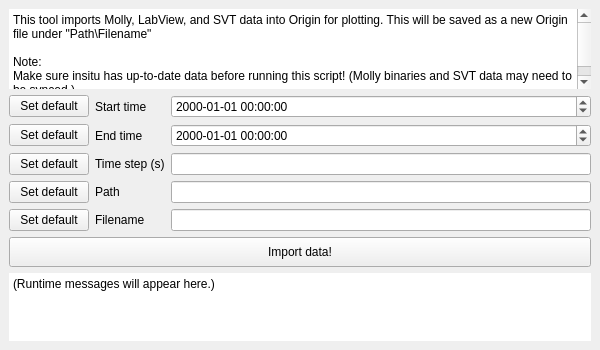
<?xml version="1.0" encoding="UTF-8"?>
<ui version="4.0">
 <class>MainWindow</class>
 <widget class="QMainWindow" name="MainWindow">
  <property name="geometry">
   <rect>
    <x>0</x>
    <y>0</y>
    <width>600</width>
    <height>350</height>
   </rect>
  </property>
  <property name="windowTitle">
   <string>Origin data import wizard</string>
  </property>
  <widget class="QWidget" name="centralwidget">
   <layout class="QVBoxLayout" name="verticalLayout">
    <item>
     <widget class="QPlainTextEdit" name="intro_message">
      <property name="sizePolicy">
       <sizepolicy hsizetype="Preferred" vsizetype="Preferred">
        <horstretch>0</horstretch>
        <verstretch>0</verstretch>
       </sizepolicy>
      </property>
      <property name="minimumSize">
       <size>
        <width>0</width>
        <height>80</height>
       </size>
      </property>
      <property name="maximumSize">
       <size>
        <width>16777215</width>
        <height>150</height>
       </size>
      </property>
      <property name="frameShape">
       <enum>QFrame::NoFrame</enum>
      </property>
      <property name="frameShadow">
       <enum>QFrame::Plain</enum>
      </property>
      <property name="readOnly">
       <bool>true</bool>
      </property>
      <property name="plainText">
       <string>This tool imports Molly, LabView, and SVT data into Origin for plotting. This will be saved as a new Origin file under &quot;Path\Filename&quot;

Note:
Make sure insitu has up-to-date data before running this script! (Molly binaries and SVT data may need to be synced.)</string>
      </property>
      <property name="backgroundVisible">
       <bool>false</bool>
      </property>
     </widget>
    </item>
    <item>
     <layout class="QGridLayout" name="gridLayout">
      <item row="1" column="0">
       <widget class="QPushButton" name="end_button">
        <property name="text">
         <string>Set default</string>
        </property>
       </widget>
      </item>
      <item row="2" column="0">
       <widget class="QPushButton" name="t_step_button">
        <property name="text">
         <string>Set default</string>
        </property>
       </widget>
      </item>
      <item row="0" column="0">
       <widget class="QPushButton" name="start_button">
        <property name="text">
         <string>Set default</string>
        </property>
       </widget>
      </item>
      <item row="1" column="2">
       <widget class="QDateTimeEdit" name="end">
        <property name="dateTime">
         <datetime>
          <hour>0</hour>
          <minute>0</minute>
          <second>0</second>
          <year>2000</year>
          <month>1</month>
          <day>1</day>
         </datetime>
        </property>
        <property name="displayFormat">
         <string>yyyy-MM-dd HH:mm:ss</string>
        </property>
       </widget>
      </item>
      <item row="0" column="2">
       <widget class="QDateTimeEdit" name="start">
        <property name="dateTime">
         <datetime>
          <hour>0</hour>
          <minute>0</minute>
          <second>0</second>
          <year>2000</year>
          <month>1</month>
          <day>1</day>
         </datetime>
        </property>
        <property name="displayFormat">
         <string>yyyy-MM-dd HH:mm:ss</string>
        </property>
       </widget>
      </item>
      <item row="3" column="0">
       <widget class="QPushButton" name="path_button">
        <property name="text">
         <string>Set default</string>
        </property>
       </widget>
      </item>
      <item row="3" column="2">
       <widget class="QLineEdit" name="path"/>
      </item>
      <item row="0" column="1">
       <widget class="QLabel" name="start_label">
        <property name="text">
         <string>Start time</string>
        </property>
       </widget>
      </item>
      <item row="1" column="1">
       <widget class="QLabel" name="end_label">
        <property name="text">
         <string>End time</string>
        </property>
       </widget>
      </item>
      <item row="4" column="0">
       <widget class="QPushButton" name="file_button">
        <property name="text">
         <string>Set default</string>
        </property>
       </widget>
      </item>
      <item row="2" column="1">
       <widget class="QLabel" name="t_step_label">
        <property name="text">
         <string>Time step (s)</string>
        </property>
       </widget>
      </item>
      <item row="3" column="1">
       <widget class="QLabel" name="path_label">
        <property name="text">
         <string>Path</string>
        </property>
       </widget>
      </item>
      <item row="4" column="1">
       <widget class="QLabel" name="file_label">
        <property name="text">
         <string>Filename</string>
        </property>
       </widget>
      </item>
      <item row="4" column="2">
       <widget class="QLineEdit" name="file"/>
      </item>
      <item row="2" column="2">
       <widget class="QLineEdit" name="t_step">
        <property name="text">
         <string/>
        </property>
       </widget>
      </item>
     </layout>
    </item>
    <item>
     <widget class="QPushButton" name="import_button">
      <property name="enabled">
       <bool>true</bool>
      </property>
      <property name="sizePolicy">
       <sizepolicy hsizetype="Expanding" vsizetype="Fixed">
        <horstretch>0</horstretch>
        <verstretch>0</verstretch>
       </sizepolicy>
      </property>
      <property name="minimumSize">
       <size>
        <width>0</width>
        <height>30</height>
       </size>
      </property>
      <property name="maximumSize">
       <size>
        <width>16777215</width>
        <height>30</height>
       </size>
      </property>
      <property name="text">
       <string>Import data!</string>
      </property>
      <property name="flat">
       <bool>false</bool>
      </property>
     </widget>
    </item>
    <item>
     <widget class="QPlainTextEdit" name="runtime_messages">
      <property name="sizePolicy">
       <sizepolicy hsizetype="Expanding" vsizetype="Expanding">
        <horstretch>0</horstretch>
        <verstretch>0</verstretch>
       </sizepolicy>
      </property>
      <property name="minimumSize">
       <size>
        <width>0</width>
        <height>40</height>
       </size>
      </property>
      <property name="frameShape">
       <enum>QFrame::NoFrame</enum>
      </property>
      <property name="frameShadow">
       <enum>QFrame::Plain</enum>
      </property>
      <property name="readOnly">
       <bool>true</bool>
      </property>
      <property name="plainText">
       <string>(Runtime messages will appear here.)</string>
      </property>
      <property name="tabStopWidth">
       <number>85</number>
      </property>
      <property name="backgroundVisible">
       <bool>false</bool>
      </property>
     </widget>
    </item>
   </layout>
  </widget>
 </widget>
 <tabstops>
  <tabstop>start_button</tabstop>
  <tabstop>start</tabstop>
  <tabstop>end_button</tabstop>
  <tabstop>end</tabstop>
  <tabstop>t_step_button</tabstop>
  <tabstop>t_step</tabstop>
  <tabstop>path_button</tabstop>
  <tabstop>path</tabstop>
  <tabstop>file_button</tabstop>
  <tabstop>file</tabstop>
  <tabstop>import_button</tabstop>
  <tabstop>runtime_messages</tabstop>
  <tabstop>intro_message</tabstop>
 </tabstops>
 <resources/>
 <connections/>
</ui>
